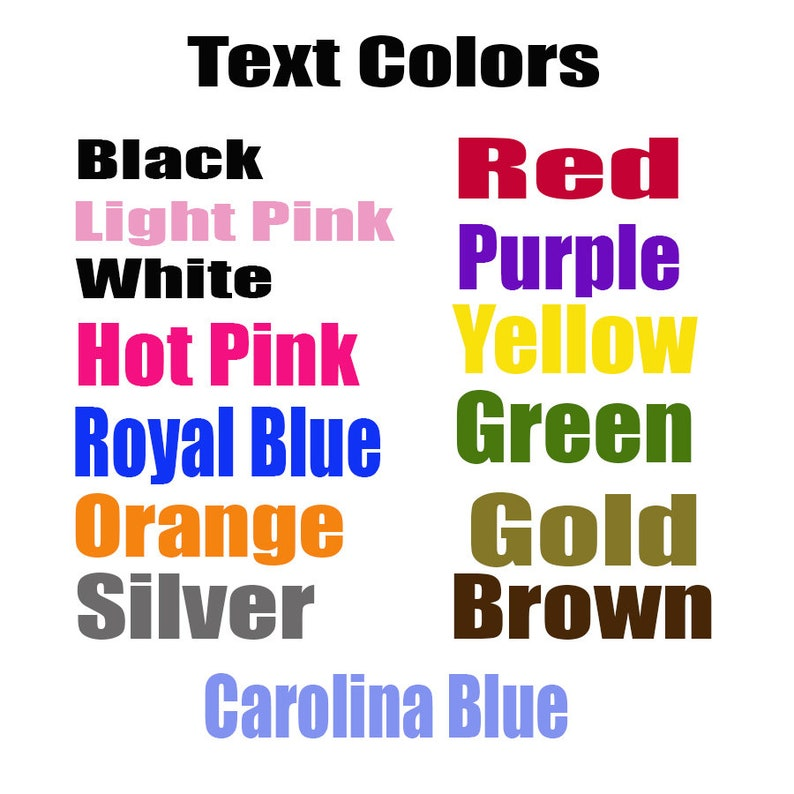
#> input picture lab_1/resources/images/colors.jpg, 794 x 794 px
$ python -i sampling.py   (imports and definitions only)
#> lines starting #> are read from the running program, lines starting #| are printed output that depends on the picture
from itertools import islice

from PIL import Image, ImageDraw

from core.helpers.helpers import white_color_by_mode
from core.math import math
from core.verification import verification


# TODO extract different scripts for different modes like RGB etc
# [106 lines left out: functions closest_neighbor_upsampling, bilinear_interpolation_upsampling, decimation_downsampling, one_pass_resampling, not called in this run]


# Assumes that image has 'L' mode (grayscale)
def cut_empty_rows_and_cols(image):
    verification.verify_is_image_or_exception(image)

    empty_row_numbers = []
    empty_column_numbers = []

    for x in range(image.width):
        is_col_empty = True
        for y in range(image.height):
            if image.getpixel((x, y)) < 255:
                is_col_empty = False
                break

        if is_col_empty:
            empty_column_numbers.append(x)

    for y in range(image.height):
        is_row_empty = True
        for x in range(image.width):
            if image.getpixel((x, y)) < 255:
                is_row_empty = False
                break

        if is_row_empty:
            empty_row_numbers.append(y)

    # [10 lines left out: function last_element_in_a_row, not called in this run]

    left_whitespace_end = last_element_in_a_row(empty_column_numbers, -1, 1)
    upper_whitespace_end = last_element_in_a_row(empty_row_numbers, -1, 1)
    right_whitespace_end = last_element_in_a_row(empty_column_numbers, image.width, -1)
    lower_whitespace_end = last_element_in_a_row(empty_row_numbers, image.height, -1)

    return image.crop(box=(left_whitespace_end, upper_whitespace_end, right_whitespace_end + 1, lower_whitespace_end + 1))


# [29 lines left out: function expand_with_white, not called in this run]

>>> import cv2
>>> picture = cv2.imread('../../lab_1/resources/images/colors.jpg', cv2.IMREAD_GRAYSCALE)
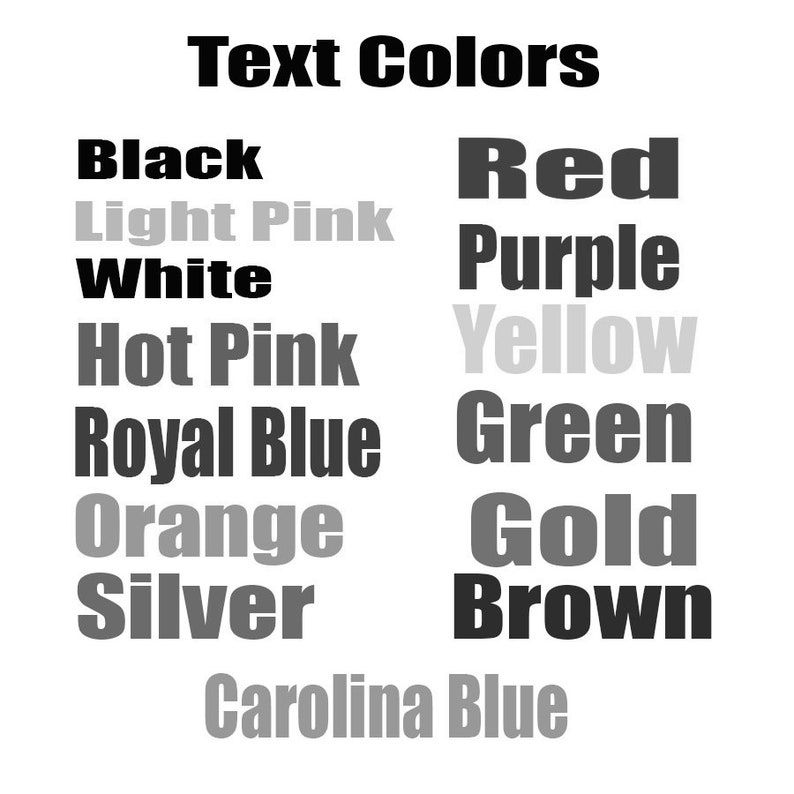
#> picture: shape (794, 794); min 0, max 255, mean 215.9
>>> result = cut_empty_rows_and_cols(picture)
#> (the run stopped early here; a loop or call above may not have finished)
